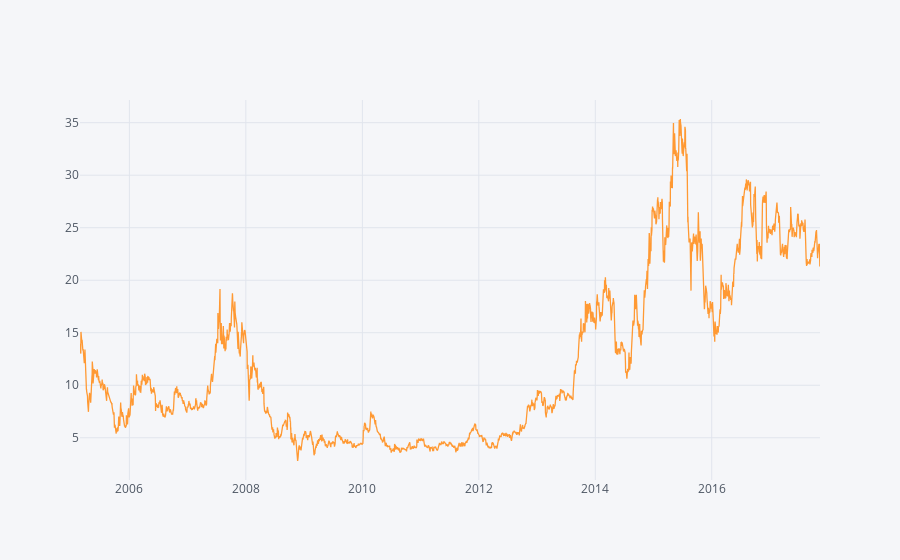

Notebook code cell kept with this figure:
### Markdown cell above
Interactive plot of complete dataset

### Code cell
training_set.iplot(kind='line',y='Open',x='Date')

### Figure 1 — Plotly figure (JSON) as saved in the notebook; plotly's stock layout.template omitted (floating-point values rounded to 4 significant figures; data arrays with more than 128 entries replaced by an {"elided": "..."} marker saying what was removed)
{"data": [{"line": {"color": "rgba(255, 153, 51, 1.0)", "dash": "solid", "shape": "linear", "width": 1.3}, "mode": "lines", "name": "Open", "text": "", "type": "scatter", "x": {"elided": "3201 str values"}, "y": {"elided": "3201 float values"}}], "layout": {"legend": {"bgcolor": "#F5F6F9", "font": {"color": "#4D5663"}}, "paper_bgcolor": "#F5F6F9", "plot_bgcolor": "#F5F6F9", "title": {"font": {"color": "#4D5663"}}, "xaxis": {"gridcolor": "#E1E5ED", "showgrid": true, "tickfont": {"color": "#4D5663"}, "title": {"font": {"color": "#4D5663"}, "text": ""}, "zerolinecolor": "#E1E5ED"}, "yaxis": {"gridcolor": "#E1E5ED", "showgrid": true, "tickfont": {"color": "#4D5663"}, "title": {"font": {"color": "#4D5663"}, "text": ""}, "zerolinecolor": "#E1E5ED"}}}
